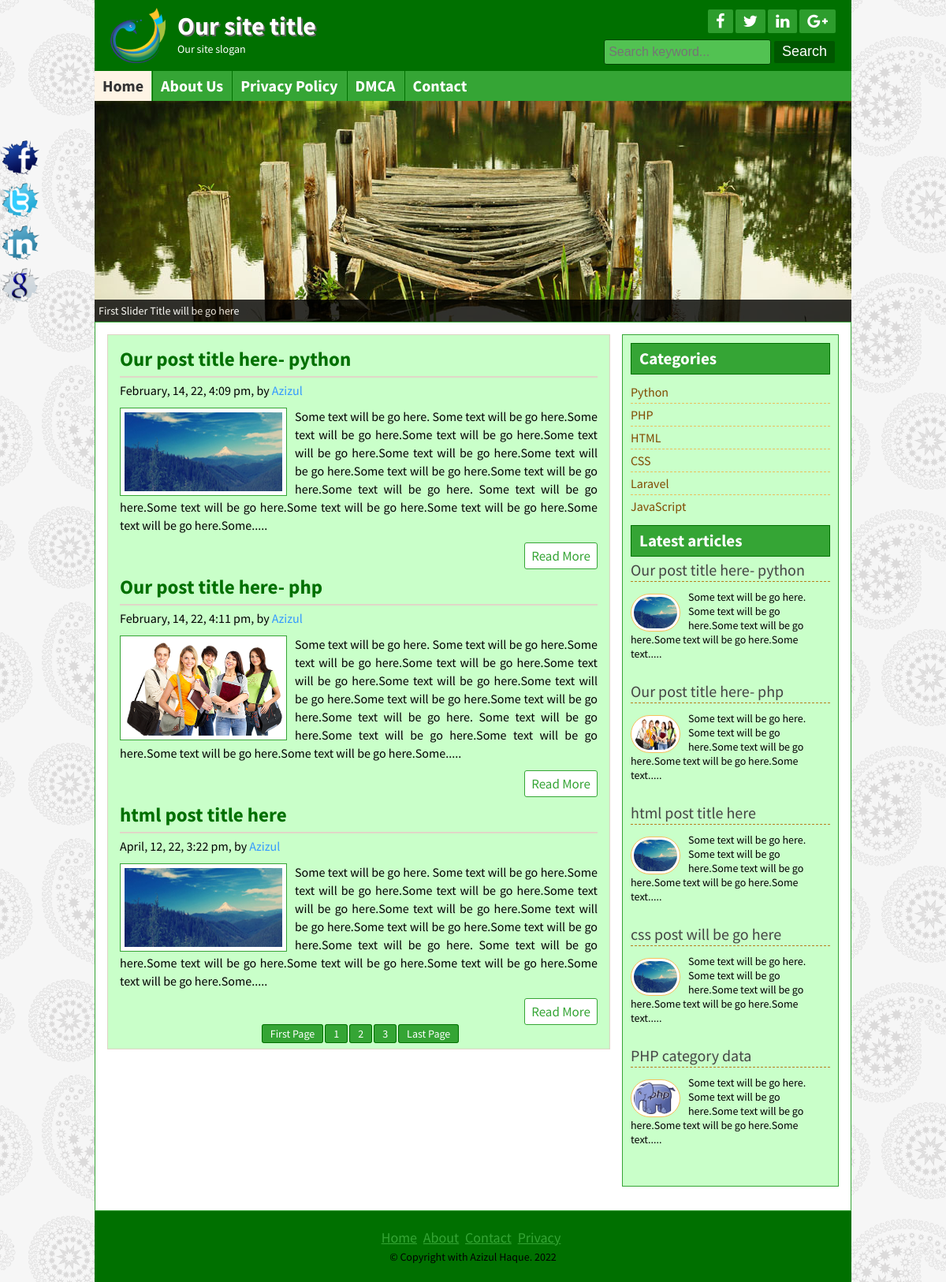
The page / on the database its author committed.
### tables this page shows
CREATE TABLE `title_slogan` (
  `id` int(11) NOT NULL,
  `title` varchar(255) NOT NULL,
  `slogan` varchar(255) NOT NULL,
  `logo` varchar(255) NOT NULL
);

CREATE TABLE `tbl_social` (
  `id` int(11) NOT NULL,
  `fb` varchar(255) NOT NULL,
  `tw` varchar(255) NOT NULL,
  `ln` varchar(255) NOT NULL,
  `gp` varchar(255) NOT NULL
);

CREATE TABLE `tbl_page` (
  `id` int(11) NOT NULL,
  `name` varchar(255) NOT NULL,
  `body` mediumtext NOT NULL
);

CREATE TABLE `tbl_post` (
  `id` int(11) NOT NULL,
  `cat` int(11) NOT NULL,
  `title` varchar(255) NOT NULL,
  `body` text NOT NULL,
  `image` varchar(255) NOT NULL,
  `author` varchar(50) NOT NULL,
  `tags` varchar(255) NOT NULL,
  `date` timestamp NOT NULL DEFAULT current_timestamp(),
  `userid` int(11) NOT NULL
);

CREATE TABLE `tbl_category` (
  `id` int(11) NOT NULL,
  `name` varchar(50) NOT NULL
);

CREATE TABLE `tbl_footer` (
  `id` int(11) NOT NULL,
  `note` varchar(255) NOT NULL
);

### lib/Database.php (called while the page is built, shortened)
<?php
	Class Database{
		public $host   = DB_HOST;
		public $user   = DB_USER;
		public $pass   = DB_PASS;
		public $dbname = DB_NAME;
		public $link;
		private function connectDB(){
		$this->link = new mysqli($this->host, $this->user, $this->pass, $this->dbname);
	}
		public function select($query){
			$result = $this->link->query($query) or die($this->link->error.__LINE__);
			if($result->num_rows > 0){
				return $result;
			} else {
				return false;
			}
		}
	}
?>

### helpers/format.php (called while the page is built, shortened)
<?php
class Format
{
    public function formatDate($date)
    {
        return date('F, j, y, g:i a', strtotime($date));
    }
    public function textShorten($text, $limit = 400)
    {
        $text = $text." ";
        $text = substr($text, 0, $limit);
        $text = substr($text, 0, strrpos($text, ' '));
        $text = $text.".....";
        return $text;
    }
}
?>

### index.php (the view)
<?php include 'inc/header.php'; ?>
<?php include 'inc/slider.php'; ?>
<div class="contentsection contemplete clear">
	<div class="maincontent clear">
		<?php
			$per_page = 3;
			if (isset($GET['page'])) {
				$page = $GET['page'];
			}
			else{
				$page = 1;
			}
			$start_from = ($page-1) * $per_page;
		?>
		<?php
			$query = "SELECT * FROM tbl_post limit $start_from, $per_page";
			$post = $db->select($query);
			if ($post) {
				while ($result = $post->fetch_assoc()){
		?>
		<div class="samepost clear">
			<h2><a href="post.php?id=<?php echo $result['id']; ?>"><?php echo $result['title']; ?></a></h2>
			<h4><?php echo $fm->formatDate($result['date']); ?>, by <a href="#"><?php echo $result['author']; ?></a></h4>
			 <a href="#"><img src="admin/<?php echo $result['image']; ?>" alt="post image"/></a>
			<?php echo $fm->textShorten($result['body']); ?>
			<div class="readmore clear">
				<a href="post.php?id=<?php echo $result['id']; ?>">Read More</a>
			</div>
		</div>
		<?php } ?> </-- end while loop -->
		<div class="pagination">
		<?php
			$query = "SELECT * FROM tbl_post";
			$result = $db->select($query);
			$total_rows = mysqli_num_rows($result);
			$total_pages = ceil($total_rows / $per_page);
			echo "<a class='pagination' href='index.php?page=1'>".'First Page'."</a>";
			for ($i=1; $i <= $total_pages; $i++) {
				echo "<a class='pagination' href='index.php?page=".$i."'>".$i."</a>";
			};
			echo "<a class='pagination' href='index.php?page=$total_pages'>".'Last Page'."</a></span>";
		?>
		</div>
		<?php }
		else { header("Location:404.php"); }
		?>
	</div>
<?php include 'inc/sidebar.php'; ?>
<?php include 'inc/footer.php'; ?>

### inc/header.php (shortened to what this page needs)
<?php include 'lib/Database.php' ?>
<?php include 'helpers/Format.php' ?>
<?php
	$db = new Database();
	$fm = new Format();
?>
<!DOCTYPE html>
<html>
<head>
	<?php include 'scripts/css.php'; ?>
</head>
<body>
	<div class="headersection templete clear">
		<a href="index.php">
			<div class="logo">
				<?php
					$query = "SELECT * FROM title_slogan WHERE id = 1";
					$blog_title = $db->select($query);
					if ($blog_title) {
                        while ($result = $blog_title->fetch_assoc()) {
                            ?>
				<img src="admin/<?php echo $result['logo']; ?>" alt="Logo"/>
				<h2><?php echo $result['title']; ?></h2>
				<p><?php echo $result['slogan']; ?></p>
				<?php
                        } } ?>
			</div>
		</a>
		<div class="social clear">
			<div class="icon clear">
				<?php
					$query = "SELECT * FROM tbl_social WHERE id = 1";
					$socialmedia = $db->select($query);
					if ($socialmedia) {
                        while ($result = $socialmedia->fetch_assoc()) {
                            ?>
				<a href="<?php echo $result['fb']; ?>" target="_blank"><i class="fa fa-facebook"></i></a>
				<a href="<?php echo $result['tw']; ?>" target="_blank"><i class="fa fa-twitter"></i></a>
				<a href="<?php echo $result['ln']; ?>" target="_blank"><i class="fa fa-linkedin"></i></a>
				<a href="<?php echo $result['gp']; ?>" target="_blank"><i class="fa fa-google-plus"></i></a>
				<?php
                        } }
				?>
			</div>
			<div class="searchbtn clear">
			<form action="search.php" method="get">
				<input type="text" name="search" placeholder="Search keyword..."/>
				<input type="submit" name="submit" value="Search"/>
			</form>
			</div>
		</div>
	</div>
<div class="navsection templete">
	<?php
		$path = $_SERVER['SCRIPT_FILENAME'];
		$currentpage = basename($path, '.php');
	?>
	<ul>
		<li><a
		<?php
			if ($currentpage == 'index') {
				echo "id = 'active'";
			}
		?>
		href="index.php">Home</a></li>
		<?php
			$query = "SELECT * FROM tbl_page";
			$page = $db->select($query);
			if ($page) {
				while ($result = $page->fetch_assoc()) {
					?>
		<li><a
		<?php
			if (isset($_GET['pageid']) && $_GET['pageid'] == $result['id']) {
				echo "id='active'";
			}
		?>
		href="page.php?pageid=<?php echo $result['id']; ?>"><?php echo $result['name']; ?></a></li>
		<?php
				} }
		?>
		<li><a
		<?php
			if ($currentpage == 'contact') {
				echo "id = 'active'";
			}
		?>
		href="contact.php">Contact</a></li>
	</ul>
</div>

### scripts/css.php
<link rel="stylesheet" href="font-awesome-4.5.0/css/font-awesome.css">
<link rel="stylesheet" href="css/nivo-slider.css" type="text/css" media="screen" />
<link rel="stylesheet" href="style.css">
<?php
    $query = "SELECT * FROM tbl_theme WHERE id='2'";
    $theme = $db->select($query);
    while ($result = $theme->fetch_assoc()) {
        if ($result['theme'] == 'default') {
            ?>
            <link rel="stylesheet" href="theme/default.css">
            <?php
        }
        elseif($result['theme'] == 'green') {
            ?>
            <link rel="stylesheet" href="theme/green.css">
            <?php
        }
        elseif ($result['theme'] == 'red') {
            ?>
            <link rel="stylesheet" href="theme/red.css">
            <?php
        }
        ?>
        <?php
    }
?>

### inc/slider.php
<div class="slidersection templete clear">
        <div id="slider">
            <?php
                $query = "SELECT * FROM tbl_slider ORDER BY id LIMIT 5";
                $slider = $db->select($query);
                if ($slider) {
                    while ($result = $slider->fetch_assoc()) {
                        ?>
            <a href="#"><img src="admin/<?php echo $result['image']; ?>" alt="<?php echo $result['title']; ?>" title="<?php echo $result['title']; ?>" /></a>
            <?php
                    } }
            ?>
        </div>
</div>

### inc/sidebar.php
<div class="sidebar clear" style="height:fit-content;">
	<div class="samesidebar clear">
		<h2>Categories</h2>
		<ul>
			<?php
				$query = "SELECT * FROM tbl_category";
				$category = $db->select($query);
				if ($category) {
					while ($result = $category->fetch_assoc()){
						?>
						<li><a href="posts.php?category=<?php echo $result['id']; ?>"><?php echo $result['name']; ?></a></li>
						<?php } } else{ ?>
							<li><a href="#">No category avilable!!</a></li>
						<?php } ?>
		</ul>
	</div>
    <div class="samesidebar clear">
		<h2>Latest articles</h2>
		<?php
			$query = "SELECT * FROM tbl_post limit 5";
			$post = $db->select($query);
			if ($post) {
				while ($result = $post->fetch_assoc()){
		?>
		<div class="popular clear">
			<h3><a href="post.php?id=<?php echo $result['id']; ?>"><?php echo $result['title']; ?></a></h3>
			<a href="post.php?id=<?php echo $result['id']; ?>"><img src="admin/<?php echo $result['image']; ?>" alt="post image"/></a>
			<?php echo $fm->textShorten($result['body'], 120); ?>
		</div>
		<?php
				} } else{header("Location:404.php"); }
		?>
	</div>
</div>

### inc/footer.php (shortened to what this page needs)
</div>
<div class="footersection templete clear">
	  <div class="footermenu clear">
		<ul>
			<li><a href="#">Home</a></li>
			<li><a href="#">About</a></li>
			<li><a href="#">Contact</a></li>
			<li><a href="#">Privacy</a></li>
		</ul>
	  </div>
	  <?php
	  		$query = "SELECT * FROM tbl_footer WHERE id = 1";
			$footernote = $db->select($query);
            if ($footernote) {
                while ($result = $footernote->fetch_assoc()) {
                    ?>
	  <p>&copy; <?php echo $result['note']; ?>. <?php echo date('Y');                                                                                                                      ?></p>
	  <?php
                }
            }
	  ?>
	</div>
	<div class="fixedicon clear">
		<?php
			$query = "SELECT * FROM tbl_social WHERE id = 1";
			$socialmedia = $db->select($query);
			if ($socialmedia) {
                while ($result = $socialmedia->fetch_assoc()) {
                    ?>
		<a href="<?php echo $result['fb']; ?>" target="_blank"><img src="images/fb.png" alt="Facebook"/></a>
		<a href="<?php echo $result['tw']; ?>" target="_blank"><img src="images/tw.png" alt="Twitter"/></a>
		<a href="<?php echo $result['ln']; ?>" target="_blank"><img src="images/in.png" alt="LinkedIn"/></a>
		<a href="<?php echo $result['gp']; ?>" target="_blank"><img src="images/gl.png" alt="GooglePlus"/></a>
		<?php
                } }
		?>
	</div>
</body>
</html>

### css/nivo-slider.css (style rules this page uses)
.nivoSlider { position:relative; }
.nivoSlider a.nivo-imageLink { position:absolute; top:0px; left:0px; width:100%; height:100%; border:0; padding:0; margin:0; z-index:60; display:none; }

### theme/green.css (style rules this page uses)
.headersection, .footersection { background: #007000 none repeat scroll 0 0; }
.icon a { background: #2d9d2d none repeat scroll 0 0; }
.searchbtn input[type="text"] { background: #52c252 none repeat scroll 0 0; border: 1px solid #034703; }
.searchbtn input[type="submit"] { border: 1px solid #007000; }
input[type="submit"] { background: #005600 none repeat scroll 0 0; border: 1px solid #52c252; }
.navsection { background: #35a535 none repeat scroll 0 0; }
.navsection ul li { border-left: 1px solid #007000; border-right: 1px solid #38a838; }
.samepost h2 a { color: #007000; }
.samepost h2, .about h2 { color: #007000; }
.maincontent, .sidebar { background: #c9FFc9 none repeat scroll 0 0; }
.samepost img { border: 1px solid #35a535; }
.contentsection, .sidebar { border: 1px solid #35a535; }
.samesidebar h2 { background: #35a535 none repeat scroll 0 0; border: 1px solid #007000; color: #fff; }
.readmore a { border: 1px solid #35a535; color: #35a535; }
.pagination a { background: #35a535 none repeat scroll 0 0; border: 1px solid #007000; color: #fff; }
.footermenu ul li a { color: #35a535; }

### rows shown on the page
title_slogan: logo (picture), title "Our site title", slogan "Our site slogan"
tbl_page: name "About Us"
tbl_page: name "Privacy Policy"
tbl_page: name "DMCA"
tbl_post: title "Our post title here- python", date "February, 14, 22, 4:09 pm", author "Azizul", image (picture), body "Some text will be go here. Some text will be go here.Some text will be go here.Some text will be go here.Some text will be go here.Some text will be go here.Some text will be go here.Some text will be go here.Some text will be go here.Some text will be go here. Some text will be go here.Some text will be go here.Some text will be go here.Some text will be go here.Some text will be go here.Some.....", body "Some text will be go here. Some text will be go here.Some text will be go here.Some text will be go here.Some text....."
tbl_post: title "Our post title here- php", date "February, 14, 22, 4:11 pm", author "Azizul", image (picture), body "Some text will be go here. Some text will be go here.Some text will be go here.Some text will be go here.Some text will be go here.Some text will be go here.Some text will be go here.Some text will be go here.Some text will be go here.Some text will be go here. Some text will be go here.Some text will be go here.Some text will be go here.Some text will be go here.Some text will be go here.Some.....", body "Some text will be go here. Some text will be go here.Some text will be go here.Some text will be go here.Some text....."
tbl_post: title "html post title here", date "April, 12, 22, 3:22 pm", author "Azizul", image (picture), body "Some text will be go here. Some text will be go here.Some text will be go here.Some text will be go here.Some text will be go here.Some text will be go here.Some text will be go here.Some text will be go here.Some text will be go here.Some text will be go here. Some text will be go here.Some text will be go here.Some text will be go here.Some text will be go here.Some text will be go here.Some.....", body "Some text will be go here. Some text will be go here.Some text will be go here.Some text will be go here.Some text....."
tbl_category: name "Python"
tbl_category: name "PHP"
tbl_category: name "HTML"
tbl_category: name "CSS"
tbl_category: name "Laravel"
tbl_category: name "JavaScript"
tbl_post: title "css post will be go here", image (picture), body "Some text will be go here. Some text will be go here.Some text will be go here.Some text will be go here.Some text....."
tbl_post: title "PHP category data", image (picture), body "Some text will be go here. Some text will be go here.Some text will be go here.Some text will be go here.Some text....."
tbl_footer: note "Copyright with Azizul Haque"
